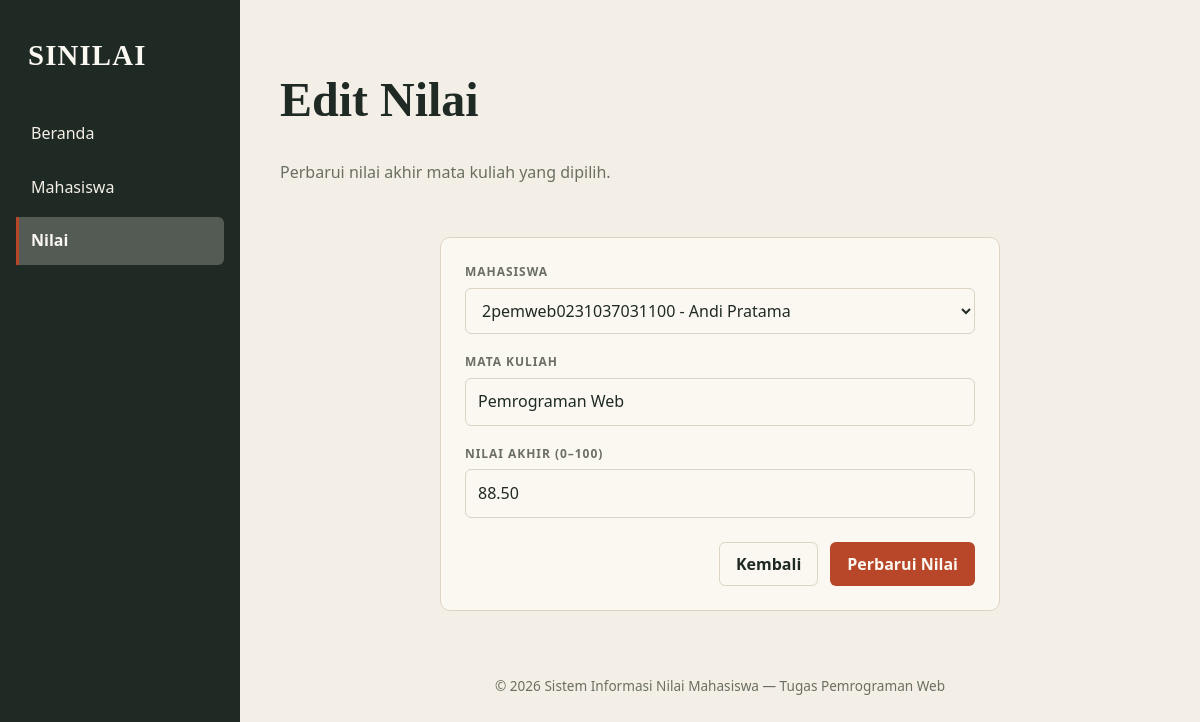
Page /nilai/edit?id=1 on the earlier database version.
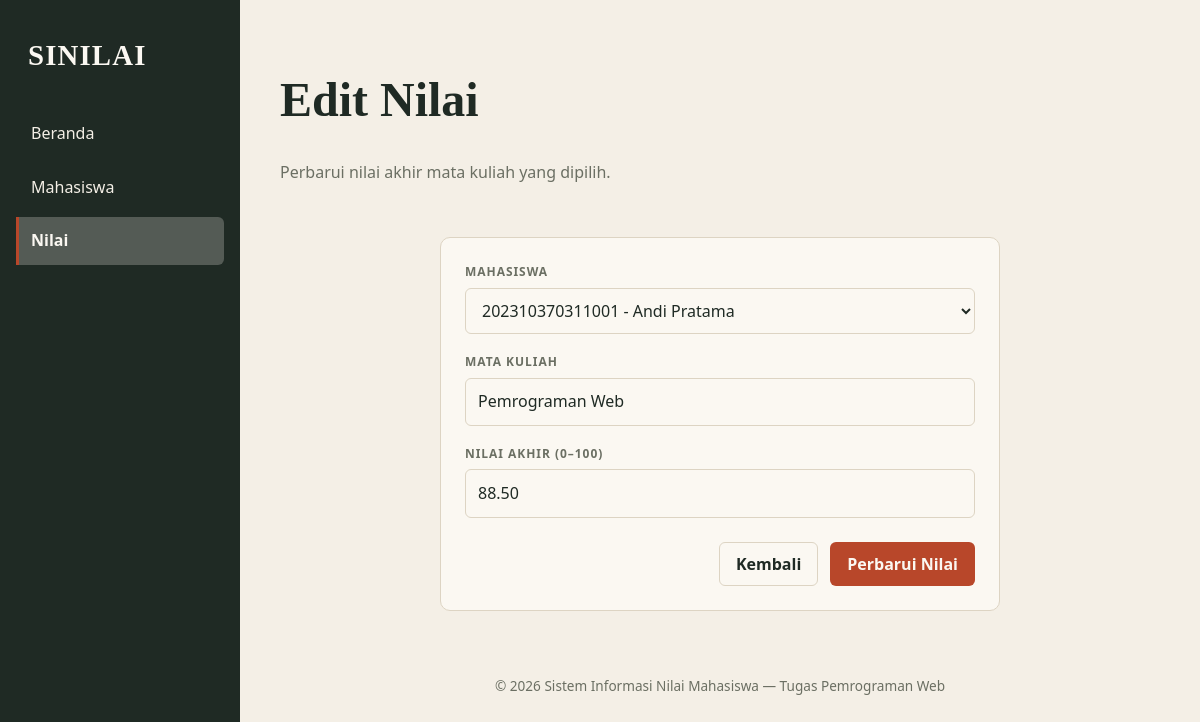
Same page on the later database version.
### tables this page shows
CREATE TABLE IF NOT EXISTS nilai (
    id            INT           NOT NULL AUTO_INCREMENT,
    mahasiswa_id  INT           NOT NULL,
    mata_kuliah   VARCHAR(100)  NOT NULL,
    nilai_akhir   DECIMAL(5,2)  NOT NULL,
    PRIMARY KEY (id),
    CONSTRAINT fk_nilai_mahasiswa
        FOREIGN KEY (mahasiswa_id) REFERENCES mahasiswa (id)
        ON DELETE CASCADE ON UPDATE CASCADE
);

CREATE TABLE IF NOT EXISTS mahasiswa (
    id    INT          NOT NULL AUTO_INCREMENT,
    nim   VARCHAR(20)  NOT NULL,
    nama  VARCHAR(100) NOT NULL,
    prodi VARCHAR(100) NOT NULL,
    PRIMARY KEY (id),
    UNIQUE KEY uq_nim (nim)
);

### src/autoload.php (called while the page is built, shortened)
<?php
spl_autoload_register(static function (string $kelas): void {
    $awalan = 'UMM\\Pemweb\\';
    $relatif = substr($kelas, strlen($awalan));
    $berkas = __DIR__ . DIRECTORY_SEPARATOR
        . str_replace('\\', DIRECTORY_SEPARATOR, $relatif)
        . '.php';
});

### src/config/koneksi.php (called while the page is built, shortened)
<?php
$host     = 'localhost';
$dbname   = 'pemweb';
$username = 'root';
$password = '';
$charset  = 'utf8mb4';
$dsn = "mysql:host={$host};dbname={$dbname};charset={$charset}";
$opsi = [
    PDO::ATTR_ERRMODE            => PDO::ERRMODE_EXCEPTION,
    PDO::ATTR_DEFAULT_FETCH_MODE => PDO::FETCH_ASSOC,
    PDO::ATTR_EMULATE_PREPARES   => false,
];
try {
    $pdo = new PDO($dsn, $username, $password, $opsi);
} catch (\PDOException $e) {
    error_log('Koneksi database gagal: ' . $e->getMessage());
    http_response_code(500);
    exit('Layanan database sedang tidak tersedia. Coba lagi nanti.');
}
return $pdo;

### src/Repository/PdoMahasiswaRepository.php (called while the page is built, shortened)
<?php
class PdoMahasiswaRepository implements MahasiswaRepository
{
    private PDO $pdo;
    public function __construct()
    {
        $this->pdo = require dirname(__DIR__) . '/config/koneksi.php';
    }
    public function all(): array
    {
        $sql  = 'SELECT id, nim, nama, prodi FROM mahasiswa ORDER BY id ASC';
        $stmt = $this->pdo->prepare($sql);
        $stmt->execute();
        $hasil = [];
        while ($baris = $stmt->fetch()) {
            $hasil[] = new Mahasiswa(
                id:    (int) $baris['id'],
                nim:   $baris['nim'],
                nama:  $baris['nama'],
                prodi: $baris['prodi'],
            );
        }
        return $hasil;
    }
}

### src/Controllers/NilaiController.php (called while the page is built, shortened)
<?php
class NilaiController
{
    public function edit(): void
    {
        $id = $this->idRequest();
        $repository = new PdoNilaiRepository();
        $nilai = $repository->findById($id);
        $nilaiId = $id;
        $mahasiswa = (new PdoMahasiswaRepository())->all();
        $oldInput = [
            'mahasiswa_id' => (string) $nilai->getMahasiswaId(),
            'mata_kuliah' => $nilai->getMataKuliah(),
            'nilai_akhir' => number_format($nilai->getNilaiAkhir(), 2, '.', ''),
        ];
        $errors = [];
        require dirname(__DIR__, 2) . '/views/nilai/tambah.php';
    }
    private function idRequest(): int
    {
        $id = $_GET['id'] ?? '';
        return (int) $id;
    }
}

### public/index.php (called while the page is built, shortened)
<?php
require dirname(__DIR__) . '/src/autoload.php';
$router = new Router();
$router->get('/', [BerandaController::class, 'index']);
$router->get('/mahasiswa', [MahasiswaController::class, 'index']);
$router->get('/mahasiswa/tambah', [MahasiswaController::class, 'tambah']);
$router->get('/mahasiswa/edit', [MahasiswaController::class, 'edit']);
$router->post('/mahasiswa/simpan', [MahasiswaController::class, 'simpan']);
$router->post('/mahasiswa/update', [MahasiswaController::class, 'update']);
$router->post('/mahasiswa/hapus', [MahasiswaController::class, 'hapus']);
$router->get('/nilai', [NilaiController::class, 'index']);
$router->get('/nilai/tambah', [NilaiController::class, 'tambah']);
$router->get('/nilai/edit', [NilaiController::class, 'edit']);
$router->post('/nilai/simpan', [NilaiController::class, 'simpan']);
$router->post('/nilai/update', [NilaiController::class, 'update']);
$router->post('/nilai/hapus', [NilaiController::class, 'hapus']);
$uri = parse_url($_SERVER['REQUEST_URI'], PHP_URL_PATH);
$uri = rtrim($uri, '/') ?: '/';
$router->dispatch($_SERVER['REQUEST_METHOD'], $uri);

### src/Model/Mahasiswa.php (called while the page is built, shortened)
<?php
class Mahasiswa
{
    public function getId(): ?int
    {
        return $this->id;
    }
    public function getNim(): string
    {
        return $this->nim;
    }
    public function getNama(): string
    {
        return $this->nama;
    }
}

### src/Repository/PdoNilaiRepository.php (called while the page is built, shortened)
<?php
class PdoNilaiRepository implements NilaiRepository
{
    private PDO $pdo;
    public function __construct()
    {
        $this->pdo = require dirname(__DIR__) . '/config/koneksi.php';
    }
    public function findById(int $id): ?Nilai
    {
        $stmt = $this->pdo->prepare(
            'SELECT n.id, n.mahasiswa_id, n.mata_kuliah, n.nilai_akhir, m.nim, m.nama
             FROM nilai n
             INNER JOIN mahasiswa m ON m.id = n.mahasiswa_id
             WHERE n.id = :id'
        );
        $stmt->execute(['id' => $id]);
        $baris = $stmt->fetch();
        return new Nilai(
            id: (int) $baris['id'],
            mahasiswaId: (int) $baris['mahasiswa_id'],
            mataKuliah: $baris['mata_kuliah'],
            nilaiAkhir: (float) $baris['nilai_akhir'],
            nim: $baris['nim'],
            namaMahasiswa: $baris['nama'],
        );
    }
}

### src/Model/Nilai.php (called while the page is built, shortened)
<?php
class Nilai
{
    public function getMahasiswaId(): int
    {
        return $this->mahasiswaId;
    }
    public function getMataKuliah(): string
    {
        return $this->mataKuliah;
    }
    public function getNilaiAkhir(): float
    {
        return $this->nilaiAkhir;
    }
}

### views/nilai/tambah.php (the view, shortened to what the changed rows need)
<?php require dirname(__DIR__) . '/layout/header.php'; ?>
        <?php if ($mahasiswa === []): ?>
            <p class="empty-state">Tambahkan data mahasiswa terlebih dahulu sebelum memasukkan nilai.</p>
        <?php else: ?>
            <section class="form-kartu">
                <form method="POST" action="<?= isset($nilaiId) ? '/nilai/update' : '/nilai/simpan' ?>">
                    <div class="field <?= isset($errors['mahasiswa_id']) ? 'has-error' : '' ?>">
                        <label for="mahasiswa_id">Mahasiswa</label>
                        <select id="mahasiswa_id" name="mahasiswa_id"
                            <?= isset($errors['mahasiswa_id']) ? 'aria-describedby="mahasiswa-error" aria-invalid="true"' : '' ?>>
                            <?php foreach ($mahasiswa as $mhs): ?>
                                <option
                                    value="<?= (int) $mhs->getId() ?>"
                                    <?= (string) $mhs->getId() === ($oldInput['mahasiswa_id'] ?? '') ? 'selected' : '' ?>
                                >
                                    <?= htmlspecialchars($mhs->getNim() . ' - ' . $mhs->getNama(), ENT_QUOTES, 'UTF-8') ?>
                                </option>
                            <?php endforeach; ?>
                        </select>
                    </div>
                    <div class="field <?= isset($errors['mata_kuliah']) ? 'has-error' : '' ?>">
                        <label for="mata_kuliah">Mata Kuliah</label>
                        <input
                            type="text"
                            id="mata_kuliah"
                            name="mata_kuliah"
                            maxlength="100"
                            value="<?= htmlspecialchars($oldInput['mata_kuliah'] ?? '', ENT_QUOTES, 'UTF-8') ?>"
                            <?= isset($errors['mata_kuliah']) ? 'aria-describedby="mata-kuliah-error" aria-invalid="true"' : '' ?>
                        >
                    </div>
                    <div class="field <?= isset($errors['nilai_akhir']) ? 'has-error' : '' ?>">
                        <label for="nilai_akhir">Nilai Akhir (0–100)</label>
                        <input
                            type="number"
                            id="nilai_akhir"
                            name="nilai_akhir"
                            min="0"
                            max="100"
                            step="0.01"
                            value="<?= htmlspecialchars($oldInput['nilai_akhir'] ?? '', ENT_QUOTES, 'UTF-8') ?>"
                            <?= isset($errors['nilai_akhir']) ? 'aria-describedby="nilai-error" aria-invalid="true"' : '' ?>
                        >
                    </div>
                    <div class="aksi-form">
                        <a class="button button-secondary" href="/nilai">Kembali</a>
                        <button class="button button-primary" type="submit"><?= isset($nilaiId) ? 'Perbarui Nilai' : 'Simpan Nilai' ?></button>
                    </div>
                </form>
            </section>
        <?php endif; ?>
<?php require dirname(__DIR__) . '/layout/footer.php'; ?>

Differences in the rows shown:
changed through a linked row, nilai "Pemrograman Web": mahasiswa_id "2pemweb0231037031100 - Andi Pratama" → "202310370311001 - Andi Pratama"
